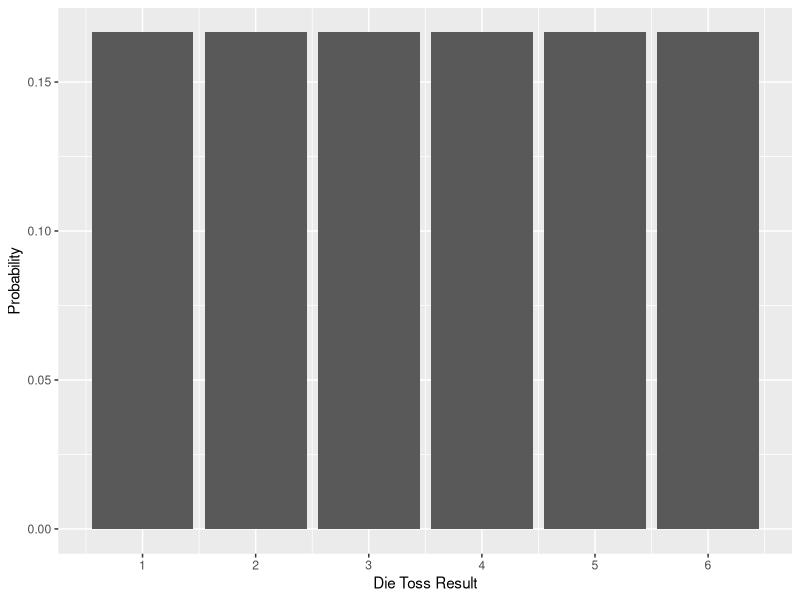
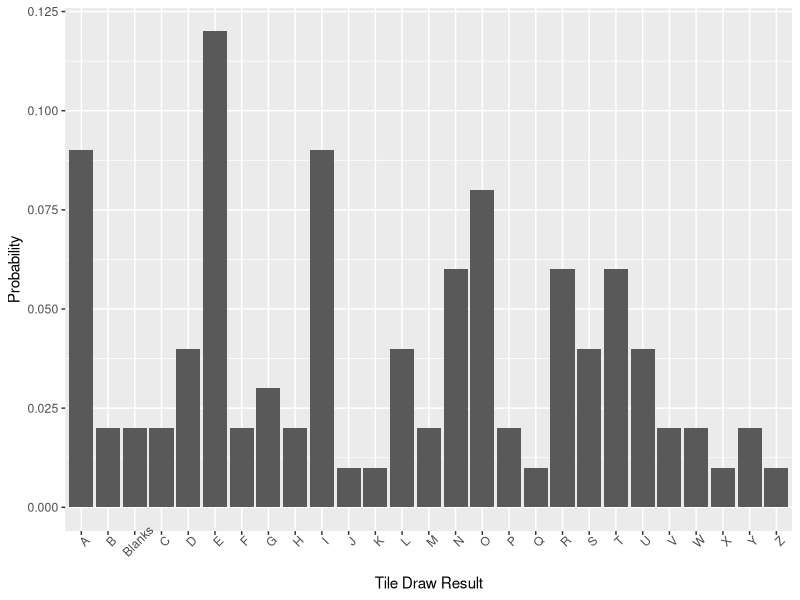
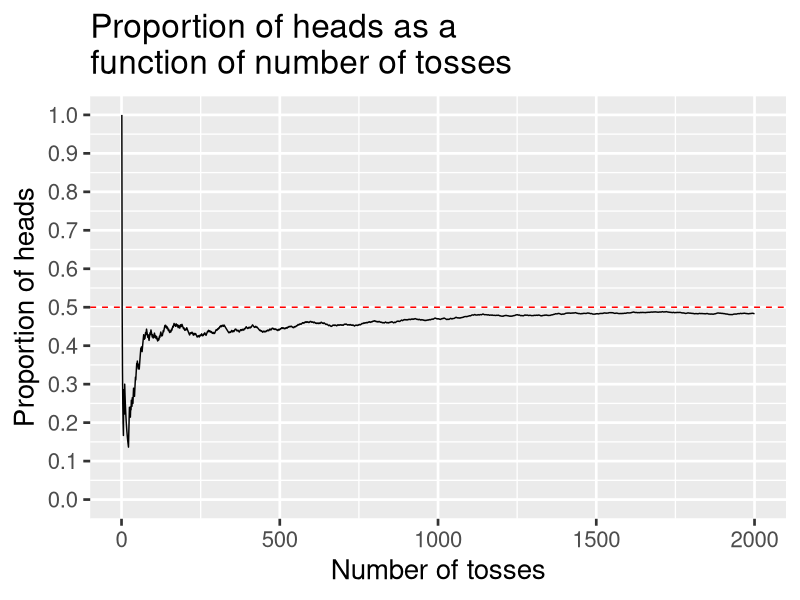
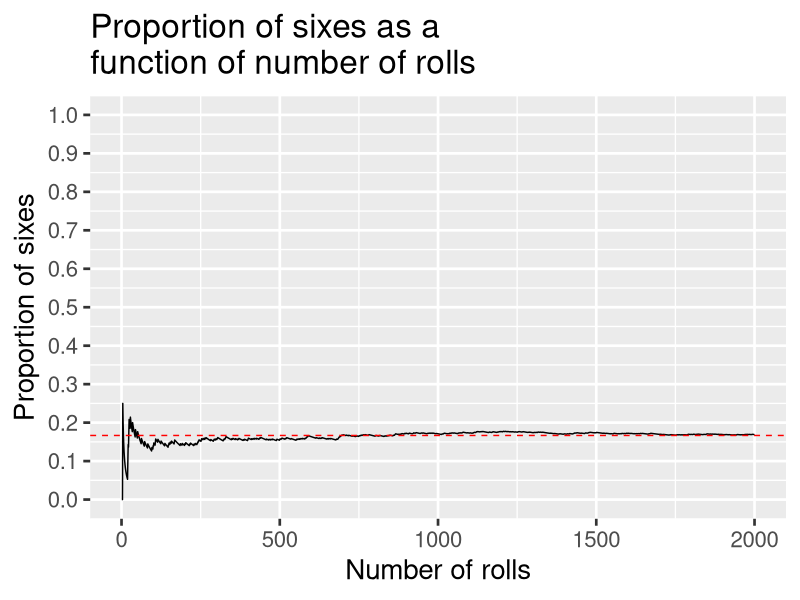
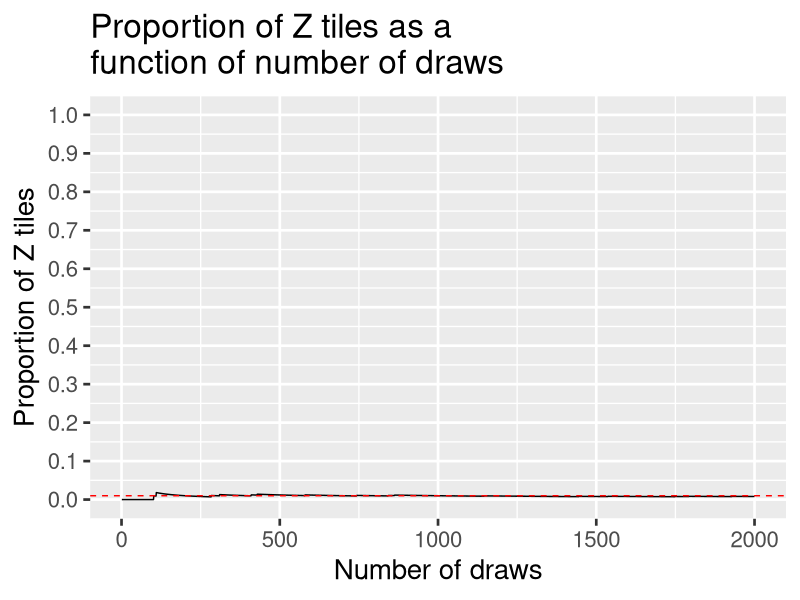

Source code (R) for these figures, in order: (Note: this script raises an error after producing the figures.)
## ---- chunk 1
# packages used
library(tidyverse)
library(gganimate)
# global chunk options: hide messages and warnings
knitr::opts_chunk$set(message = F, warning = F)

## ---- chunk 2
data.frame(die.toss = c(1:6), prob = rep(1/6, 6)) %>%
  ggplot(aes(x = die.toss, y = prob)) +
  geom_bar(stat = "identity") +
  scale_x_continuous("Die Toss Result", breaks=c(1:6)) +
  scale_y_continuous("Probability")
## ---- chunk 3
#frequencies copied from scrabble.hasbro.com
letters = c("A-9", "B-2", "C-2", "D-4", "E-12", "F-2", "G-3", "H-2", "I-9", "J-1", "K-1", "L-4", "M-2", "N-6", "O-8", "P-2", "Q-1", "R-6", "S-4", "T-6", "U-4", "V-2", "W-2", "X-1", "Y-2", "Z-1", "Blanks-2")
data.frame(letters) %>%
  separate(letters, into = c("letters", "freq")) %>%
  mutate(freq = as.numeric(freq),
         prob = freq/sum(freq)) %>%
  ggplot(aes(x = letters, y = prob)) +
  geom_bar(stat = "identity") +
  scale_x_discrete("Tile Draw Result") +
  scale_y_continuous("Probability") +
  theme(axis.text.x = element_text(angle = 45))
## ---- chunk 4
set.seed(101421)
nsim = 2000
X = matrix(NA, ncol = 4, nrow = nsim)
for(S in 1:nsim){
  X[S,1] = S
  X[S,2] = rbinom(n = 1, size = 1, prob = .5)
  X[S,3] = rbinom(n = 1, size = 1, prob = 1/6)
  X[S,4] = rbinom(n = 1, size = 1, prob = .01)
}
X = as.data.frame(X)
names(X) = c("num", "coin", "die", "scrabble")
head(X)
X = X %>% 
  mutate(across(-num, ~cumsum(.)/row_number()))
## ---- chunk 5
X %>% ggplot(aes(x = num, y = coin)) + geom_line() + geom_hline(aes(yintercept = .5), color = "red", linetype = 2) + scale_x_continuous("Number of tosses") + scale_y_continuous("Proportion of heads", breaks = seq(0, 1, .1), limits = c(0,1)) + ggtitle("Proportion of heads as a\nfunction of number of tosses")+ theme_gray(base_size = 20) 
## ---- chunk 6
X %>% ggplot(aes(x = num, y = die)) + geom_line() + geom_hline(aes(yintercept = 1/6), color = "red", linetype = 2) + scale_x_continuous("Number of rolls") + scale_y_continuous("Proportion of sixes", breaks = seq(0, 1, .1), limits = c(0,1)) + ggtitle("Proportion of sixes as a\nfunction of number of rolls")+ theme_gray(base_size = 20) 
## ---- chunk 7
X %>% ggplot(aes(x = num, y = scrabble)) + geom_line() + geom_hline(aes(yintercept = .01), color = "red", linetype = 2) + scale_x_continuous("Number of draws") + scale_y_continuous("Proportion of Z tiles", breaks = seq(0, 1, .1), limits = c(0,1)) + ggtitle("Proportion of Z tiles as a\nfunction of number of draws")  + theme_gray(base_size = 20) 
## ---- chunk 8
plot = expand_grid(N = 1:30, toss = 1:2000, prob = .5) %>% 
  mutate(coin = map_dbl(prob, ~rbinom(n = 1, size = 1, prob = .))) %>% 
  group_by(N) %>% 
  mutate(coin = cumsum(coin)/row_number())

plot %>%
  ggplot(aes(x=toss, y=coin, frame=N)) + 
  geom_line() + 
  transition_manual(N)

## ---- chunk 9
set.seed(101719)
num_data = 10
## ---- chunk 10
TO = matrix(NA, ncol = 3, nrow = num_data)

for(S in 1:num_data){
  TO[S,1] = S
  TO[S,2] = rbinom(n = 1, size = 1, prob = .7)
  TO[S,3] = sum(TO[1:S,2])/S
}
TO = as.data.frame(TO); names(TO) = c("num", "draw", "prop")
label = data.frame(x = rep(num_data*.9,3), y = c(.8, .65, .45), 
                label = paste("Model", c("A", "B", "C")))

TO %>%
  ggplot(aes(x = num, y = prop)) + 
  geom_line(size = 1.5) + 
  geom_hline(aes(yintercept = .7), color = "red", linetype = 2, size = 2) + 
  geom_hline(aes(yintercept = .75), color = "red", linetype = 2, size = 2) + 
  geom_hline(aes(yintercept = .4), color = "red", linetype = 2, size = 2) + 
  geom_text(aes(x=x, y=y, label=label), data = label, color = "blue", size = 8) +
  scale_x_continuous("Number of trials", breaks = seq(1, num_data, length.out = 10)) + 
  scale_y_continuous("Proportion of target outcomes", 
                     breaks = seq(0, 1, .1), limits = c(0,1)) + 
  ggtitle("Proportion of target outcomes as a \nfunction of number of trials") +
  theme_gray(base_size = 20)
## ---- chunk 11
set.seed(101719)
num_data = 100
## ---- chunk 12

## ---- chunk 13
set.seed(101719)
num_data = 10000
## ---- chunk 14

## ---- chunk 15
set.seed(101719)
num_data = 10
## ---- chunk 16

TO = matrix(NA, ncol = 7, nrow = num_data)
for(S in 1:num_data){
  TO[S,1] = S
  TO[S,2] = rbinom(n = 1, size = 1, prob = .5)
  TO[S,3] = rbinom(n = 1, size = 1, prob = .42)
  TO[S,4] = rbinom(n = 1, size = 1, prob = .39)
  TO[S,5] = sum(TO[1:S,2])/S
  TO[S,6] = sum(TO[1:S,3])/S
  TO[S,7] = sum(TO[1:S,4])/S
}
TO = as.data.frame(TO); names(TO) = c("num", paste0("draw",1:3), paste0("prop",1:3))

TO %>%
  ggplot(aes(x = num)) + 
  geom_line(aes(y=prop1), color = RColorBrewer::brewer.pal(3, "Set2")[1], size = 2) + 
  geom_line(aes(y=prop2), color = RColorBrewer::brewer.pal(3, "Set2")[2], size = 2) + 
  geom_line(aes(y=prop3), color = RColorBrewer::brewer.pal(3, "Set2")[3], size = 2) + 
  scale_x_continuous("Number of trials") + 
  scale_y_continuous("Proportion of target outcomes", 
                     breaks = seq(0, 1, .1), limits = c(0,1)) + 
  ggtitle("Proportion of target outcomes as a \nfunction of Number of trials") +
  theme_bw(base_size = 20)
## ---- chunk 17
set.seed(101719)
num_data = 100
## ---- chunk 18

## ---- chunk 19
set.seed(101719)
num_data = 10000
## ---- chunk 20

## ---- chunk 21
knitr::include_graphics("images/BF_pvalue.png")
